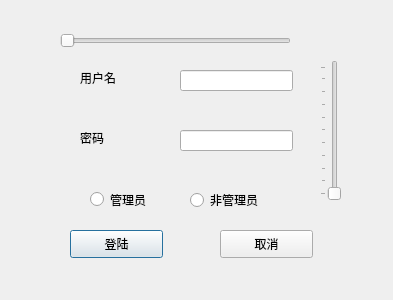
<?xml version="1.0" encoding="UTF-8"?>
<ui version="4.0">
 <class>DlgLogin</class>
 <widget class="QDialog" name="DlgLogin">
  <property name="geometry">
   <rect>
    <x>0</x>
    <y>0</y>
    <width>393</width>
    <height>300</height>
   </rect>
  </property>
  <property name="windowTitle">
   <string>登陆</string>
  </property>
  <widget class="QLabel" name="label">
   <property name="geometry">
    <rect>
     <x>80</x>
     <y>70</y>
     <width>72</width>
     <height>15</height>
    </rect>
   </property>
   <property name="text">
    <string>用户名</string>
   </property>
  </widget>
  <widget class="QLabel" name="label_2">
   <property name="geometry">
    <rect>
     <x>80</x>
     <y>130</y>
     <width>72</width>
     <height>15</height>
    </rect>
   </property>
   <property name="text">
    <string>密码</string>
   </property>
  </widget>
  <widget class="QLineEdit" name="Txt_ID">
   <property name="geometry">
    <rect>
     <x>180</x>
     <y>70</y>
     <width>113</width>
     <height>21</height>
    </rect>
   </property>
  </widget>
  <widget class="QLineEdit" name="Txt_PWD">
   <property name="geometry">
    <rect>
     <x>180</x>
     <y>130</y>
     <width>113</width>
     <height>21</height>
    </rect>
   </property>
   <property name="echoMode">
    <enum>QLineEdit::Password</enum>
   </property>
  </widget>
  <widget class="QPushButton" name="Btn_Login">
   <property name="geometry">
    <rect>
     <x>70</x>
     <y>230</y>
     <width>93</width>
     <height>28</height>
    </rect>
   </property>
   <property name="text">
    <string>登陆</string>
   </property>
  </widget>
  <widget class="QPushButton" name="Btn_Cancel">
   <property name="geometry">
    <rect>
     <x>220</x>
     <y>230</y>
     <width>93</width>
     <height>28</height>
    </rect>
   </property>
   <property name="text">
    <string>取消</string>
   </property>
  </widget>
  <widget class="QRadioButton" name="Radio_Mng">
   <property name="geometry">
    <rect>
     <x>90</x>
     <y>190</y>
     <width>81</width>
     <height>19</height>
    </rect>
   </property>
   <property name="text">
    <string>管理员</string>
   </property>
  </widget>
  <widget class="QRadioButton" name="Radio_NotMng">
   <property name="geometry">
    <rect>
     <x>190</x>
     <y>190</y>
     <width>91</width>
     <height>20</height>
    </rect>
   </property>
   <property name="text">
    <string>非管理员</string>
   </property>
  </widget>
  <widget class="QSlider" name="horizontalSlider">
   <property name="geometry">
    <rect>
     <x>60</x>
     <y>30</y>
     <width>231</width>
     <height>22</height>
    </rect>
   </property>
   <property name="styleSheet">
    <string notr="true"/>
   </property>
   <property name="orientation">
    <enum>Qt::Horizontal</enum>
   </property>
  </widget>
  <widget class="Slider" name="verticalSlider">
   <property name="geometry">
    <rect>
     <x>320</x>
     <y>60</y>
     <width>21</width>
     <height>141</height>
    </rect>
   </property>
   <property name="orientation">
    <enum>Qt::Vertical</enum>
   </property>
   <property name="invertedAppearance">
    <bool>false</bool>
   </property>
   <property name="invertedControls">
    <bool>true</bool>
   </property>
   <property name="tickPosition">
    <enum>QSlider::TicksAbove</enum>
   </property>
   <property name="tickInterval">
    <number>0</number>
   </property>
  </widget>
 </widget>
 <customwidgets>
  <customwidget>
   <class>Slider</class>
   <extends>QSlider</extends>
   <header>SelfWidget/slider.h</header>
  </customwidget>
 </customwidgets>
 <resources/>
 <connections/>
</ui>
